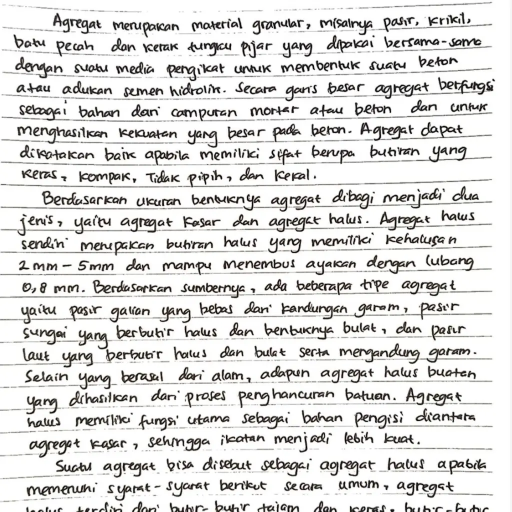
#> input picture Data Test/1aa2fb8a-9884-4ed4-952e-9a3cdf8e2086.webp, 1023 x 1023 px (shown at 1/2 size)
$ python -i app.py   (imports and definitions only)   (older library calls are emulated)
#> lines starting #> are read from the running program, lines starting #| are printed output that depends on the picture; after the words box and inside, x2 and y2 are one past the last pixel; in counts of white or black regions, pixels touching at a corner belong together
#> further down, picture is the input picture: shape (1023, 1023, 3); mean B, G, R 219, 220.4, 221
import os
import cv2
import numpy as np
import base64
from flask import Flask, render_template, request, jsonify
from skimage.feature import hog, graycomatrix, graycoprops

# [1 line not run here, left out]
# [1 line that did not run here, left out]

def preprocess_and_extract(img):
    if len(img.shape) == 3:
        gray = cv2.cvtColor(img, cv2.COLOR_BGR2GRAY)
    else:
        gray = img

    ih, iw = gray.shape
#> ih = 1023; iw = 1023
    if ih < 10 or iw < 10:
        return None, None, 0.0, 0.0, 0.0, 0.0

    # 1. Background Normalization
    kernel_bg = cv2.getStructuringElement(cv2.MORPH_RECT, (15, 15))
    bg = cv2.morphologyEx(gray, cv2.MORPH_DILATE, kernel_bg)
    norm = cv2.divide(gray, bg, scale=255)

    # 2. Adaptive Thresholding
    binary = cv2.adaptiveThreshold(norm, 255, cv2.ADAPTIVE_THRESH_GAUSSIAN_C, cv2.THRESH_BINARY_INV, 21, 10)
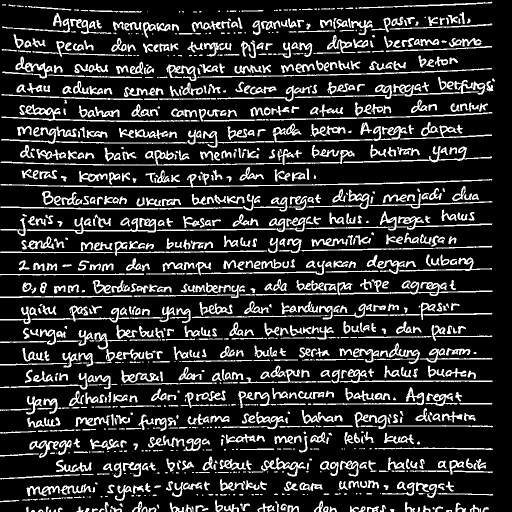
#> binary: shape (1023, 1023) (shown at 1/2 size); 17.8% white; 1119 white regions (215 under 20 px), largest, box (x1, y1, x2, y2) and area: (53, 434, 612, 468) 2926, (1, 348, 985, 375) 2771, (590, 160, 958, 198) 1995
    if np.mean(binary) > 127:
        binary = cv2.bitwise_not(binary)

    # 3. Horizontal Line Removal
    horiz_kernel = cv2.getStructuringElement(cv2.MORPH_RECT, (35, 1))
    lines = cv2.morphologyEx(binary, cv2.MORPH_OPEN, horiz_kernel, iterations=2)
#> lines: shape (1023, 1023); 2.3% white in thin lines or dots
    binary = cv2.subtract(binary, lines)
#> binary: shape (1023, 1023); 15.5% white; 1801 white regions (780 under 20 px), largest, box (x1, y1, x2, y2) and area: (2, 253, 157, 288) 1039, (4, 113, 105, 157) 1011, (750, 168, 882, 198) 952

    # 4. Connected Components Denoising
    num_labels, labels, stats, centroids = cv2.connectedComponentsWithStats(binary)
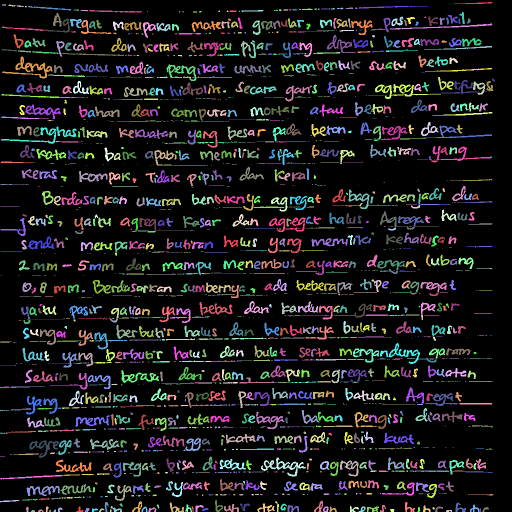
#> labels: shape (1023, 1023) int32 (shown at 1/2 size); 1802 distinct labels, from 0 to 1801; one colour per label, 0 black
#> num_labels = 1802; stats = 1802 rows, first 6: [0, 0, 1023, 1023, 884271], [908, 3, 77, 5, 153], [4, 8, 8, 3, 18], [17, 9, 15, 4, 34], [33, 11, 15, 3, 29], [50, 12, 4, 3, 9]; centroids = 1802 pairs, first value 1.5 to 986.4, second value 6.02 to 1021.2
    clean_binary = np.zeros_like(binary)
    for i in range(1, num_labels):
        if stats[i, cv2.CC_STAT_AREA] >= 8:
            clean_binary[labels == i] = 255
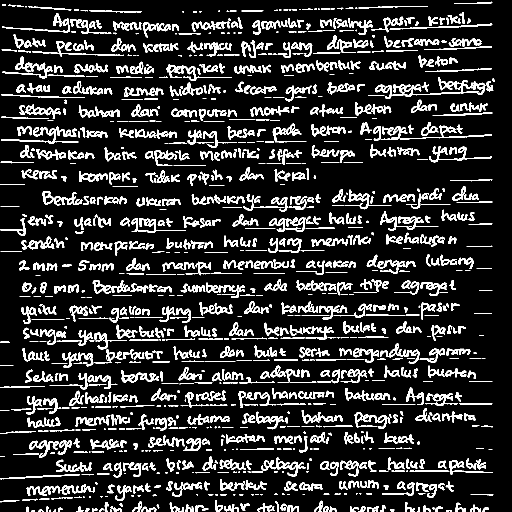
#> clean_binary: shape (1023, 1023) (shown at 1/2 size); 15.3% white; 1259 white regions (238 under 20 px), largest, box (x1, y1, x2, y2) and area: (2, 253, 157, 288) 1039, (4, 113, 105, 157) 1011, (750, 168, 882, 198) 952

    # 5. Bounding Box Crop
    pts = cv2.findNonZero(clean_binary)
#> pts = contour of 160597 points, box (x1, y1, x2, y2) (0, 3, 990, 1023), area 511834
    if pts is not None:
        x, y, w, h = cv2.boundingRect(pts)
#> x = 0; y = 3; w = 990; h = 1020
        cropped = clean_binary[y:y+h, x:x+w]
#> cropped: shape (1020, 990); 15.9% white; 1259 white regions (238 under 20 px), largest, box (x1, y1, x2, y2) and area: (2, 250, 157, 285) 1039, (4, 110, 105, 154) 1011, (750, 165, 882, 195) 952
    else:
        cropped = clean_binary

    # 6. Distance Transform (Ukuran Ketebalan Fisik Asli)
    dist_orig = cv2.distanceTransform(cropped, cv2.DIST_L2, 5)
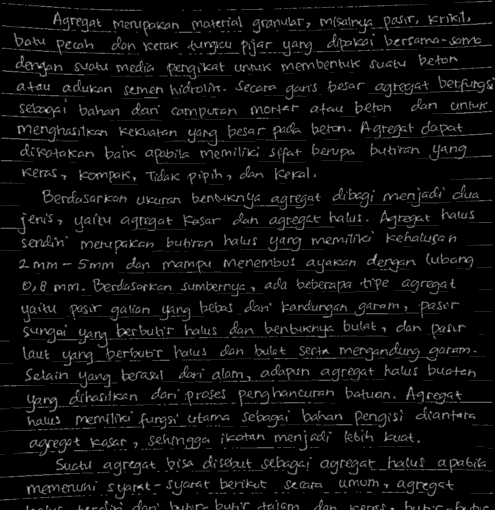
#> dist_orig: shape (1020, 990) float32 (shown at 1/2 size); min 0, max 4, mean 0.214; drawn with min black and max white
    stroke_pixels = dist_orig[dist_orig > 0]

    if len(stroke_pixels) > 0:
        real_mean_thick = float(np.mean(stroke_pixels))
#> real_mean_thick = 1.34
        real_min_thick = float(np.min(stroke_pixels))
#> real_min_thick = 1
        real_max_thick = float(np.max(stroke_pixels))
#> real_max_thick = 4
    else:
        real_mean_thick, real_min_thick, real_max_thick = 0.0, 0.0, 0.0

    pixel_density = float(np.sum(cropped == 255)) / float(cropped.shape[0] * cropped.shape[1])
#> pixel_density = 0.159

    # 7. Resize Padded ke 128x128 untuk visualisasi
    ch, cw = cropped.shape
#> ch = 1020; cw = 990
    target_size = 128
    scale = target_size / max(ch, cw)
#> scale = 0.125
    nw, nh = int(cw * scale), int(ch * scale)
#> nw = 124; nh = 128
    resized = cv2.resize(cropped, (nw, nh), interpolation=cv2.INTER_AREA)
    padded = np.zeros((target_size, target_size), dtype=np.uint8)
    sy, sx = (target_size - nh) // 2, (target_size - nw) // 2
#> sy = 0; sx = 2
    padded[sy:sy+nh, sx:sx+nw] = resized
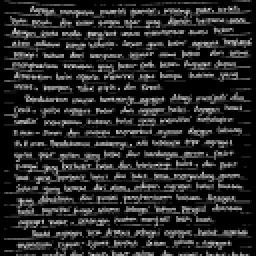
#> padded: shape (128, 128) (shown 2 times larger); min 0, max 237, mean 39.3

    # Generate Heatmap Distance Transform
    dist_padded = cv2.distanceTransform(padded, cv2.DIST_L2, 5)
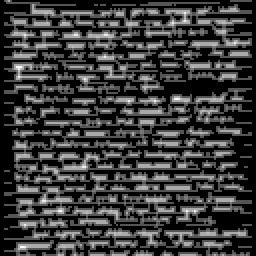
#> dist_padded: shape (128, 128) float32 (shown 2 times larger); min 0, max 3, mean 0.693; drawn with min black and max white
    dist_norm = cv2.normalize(dist_padded, None, 0, 255, cv2.NORM_MINMAX, cv2.CV_8U)
    heatmap = cv2.applyColorMap(dist_norm, cv2.COLORMAP_JET)
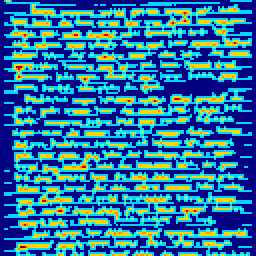
#> heatmap: shape (128, 128, 3) (shown 2 times larger); mean B, G, R 158.8, 115.8, 37.6

    return padded, heatmap, real_mean_thick, real_min_thick, real_max_thick, pixel_density

# [3 lines that did not run here, left out]

# [51 lines that did not run here, left out]

# [3 lines not run here, left out]

>>> import cv2
>>> picture = cv2.imread('Data Test/1aa2fb8a-9884-4ed4-952e-9a3cdf8e2086.webp')
>>> result = preprocess_and_extract(picture)
#> result = 6 items

$ run again, on Data Test/TEST_0012.jpg
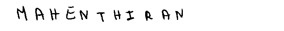
#> input picture Data Test/TEST_0012.jpg, 284 x 31 px
#> picture is the input picture: shape (31, 284, 3); min 0, max 255, mean 243.3
#> bg: shape (31, 284); every value is 255
#> binary: shape (31, 284); 6.2% white in thin lines or dots, all inside (x1, y1, x2, y2) = (17, 6, 183, 22)
#> lines: shape (31, 284); every value is 0
#> in preprocess_and_extract, `num_labels, labels, stats, centroids = cv2.connectedComponentsWithStat..`:
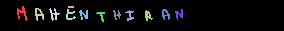
#> labels: shape (31, 284) int32; 13 distinct labels, from 0 to 12; one colour per label, 0 black
#> num_labels = 13; stats = 13 rows, first 6: [0, 0, 284, 31, 8261], [17, 6, 11, 15, 64], [68, 6, 6, 2, 12], [35, 8, 9, 13, 59], [49, 8, 11, 13, 55], [66, 9, 10, 11, 48]; centroids = 13 rows, first 8: [144.6, 15.07], [21.64, 12.53], [70.5, 6.5], [38.49, 13.61], [53.55, 13.93], [69.5, 14.67], [165.1, 13.88], [179, 13.65]
#> pts = contour of 543 points, box (x1, y1, x2, y2) (17, 6, 183, 22), area 415
#> x = 17; y = 6; w = 166; h = 16
#> stroke_pixels = 543 values, max 2.8 at index 360, min 1 at index 0, mean 1.1
#> real_mean_thick = 1.1
#> real_min_thick = 1
#> real_max_thick = 2.8
#> pixel_density = 0.204
#> in preprocess_and_extract, `heatmap = cv2.applyColorMap(dist_norm, cv2.COLORMAP_JET)`:
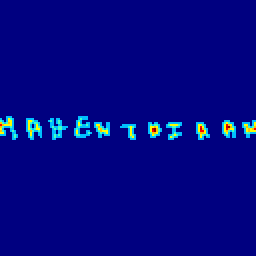
#> heatmap: shape (128, 128, 3) (shown 2 times larger); mean B, G, R 130, 6.9, 2.2
#> result = 6 items
